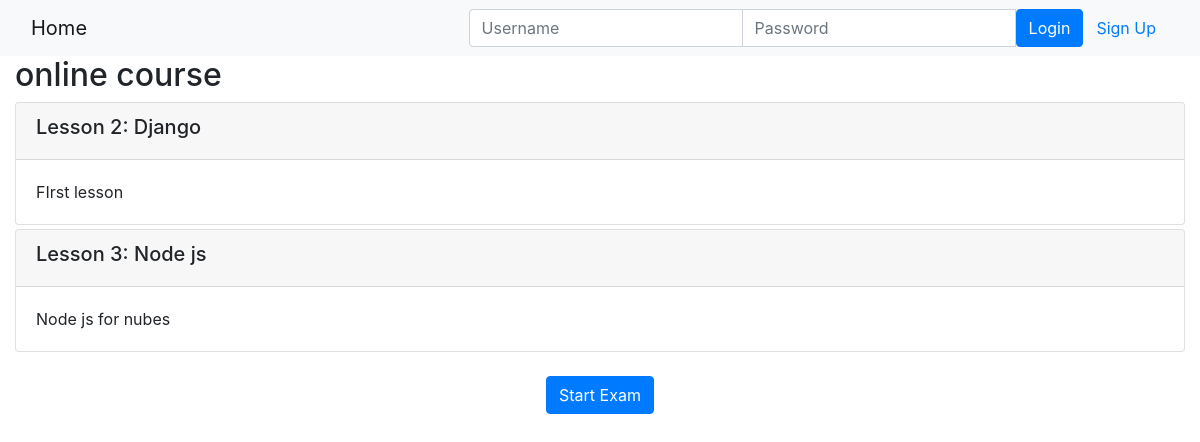
Page /onlinecourse/1/ on the committed database.
### onlinecourse/models.py (models this page shows, shortened)
class Course(models.Model):
    name = models.CharField(null=False, max_length=30, default='online course')
    image = models.ImageField(upload_to='course_images/')
    description = models.CharField(max_length=1000)
    pub_date = models.DateField(null=True)
    instructors = models.ManyToManyField(Instructor)
    users = models.ManyToManyField(settings.AUTH_USER_MODEL, through='Enrollment')
    total_enrollment = models.IntegerField(default=0)
    is_enrolled = False

class Lesson(models.Model):
    title = models.CharField(max_length=200, default="title")
    order = models.IntegerField(default=0)
    course = models.ForeignKey(Course, on_delete=models.CASCADE)
    content = models.TextField()

### onlinecourse/views.py (the view)
# urls.py: path('<int:pk>/', views.CourseDetailView.as_view(), name='course_details'),
class CourseDetailView(generic.DetailView):
    model = Course
    template_name = 'onlinecourse/course_detail_bootstrap.html'

### onlinecourse/templates/onlinecourse/course_detail_bootstrap.html (shortened to what this page needs)
<!DOCTYPE html>
<html lang="en">
<head>
     {% load static %}
    <link rel="stylesheet" href="https://maxcdn.bootstrapcdn.com/bootstrap/4.5.2/css/bootstrap.min.css">
</head>
<body>
    <nav class="navbar navbar-light bg-light">
        <div class="container-fluid">
            <div class="navbar-header">
                  <a class="navbar-brand" href="{% url 'onlinecourse:index' %}">Home</a>
            </div>
            <ul class="nav navbar-nav navbar-right">
                {% if user.is_authenticated %}
                <li>
                    <a class="btn btn-link" href="#">{{ user.first_name }}({{ user.username }})</a>
                    <a class="btn btn-link" href="{% url 'onlinecourse:logout' %}">Logout</a>
                </li>
                {% else %}
                <li>
                    <form class="form-inline" action="{% url 'onlinecourse:login' %}" method="post">
                        <div class="input-group">
                            <input type="text" class="form-control" placeholder="Username" name="username" >
                            <input type="password" class="form-control" placeholder="Password" name="psw" >
                            <button class="btn btn-primary" type="submit">Login</button>
                            <a class="btn btn-link" href="{% url 'onlinecourse:registration' %}">Sign Up</a>
                        </div>
                    </form>
                </li>
                {% endif %}
            </ul>
        </div>
    </nav>
    <div class="container-fluid">
        <h2>{{ course.name }}</h2>
        <div class="card-columns-vertical">
            {% for lesson in course.lesson_set.all %}
                 <div class="card mt-1">
                    <div class="card-header"><h5>Lesson {{lesson.order|add:1}}: {{lesson.title}}</h5></div>
                    <div class="card-body">{{lesson.content}}</div>
                </div>
            {% endfor %}
        </div>
        <br>
        <center><button data-toggle="collapse" data-target="#exam" class = "btn btn-primary">Start Exam</button></center>
        <br>
    </div>
</body>
</html>

### rows in the picture
Course: name "online course"
Lesson: order|add "2", title "Django", content "FIrst lesson"
Lesson: order|add "3", title "Node js", content "Node js for nubes"
